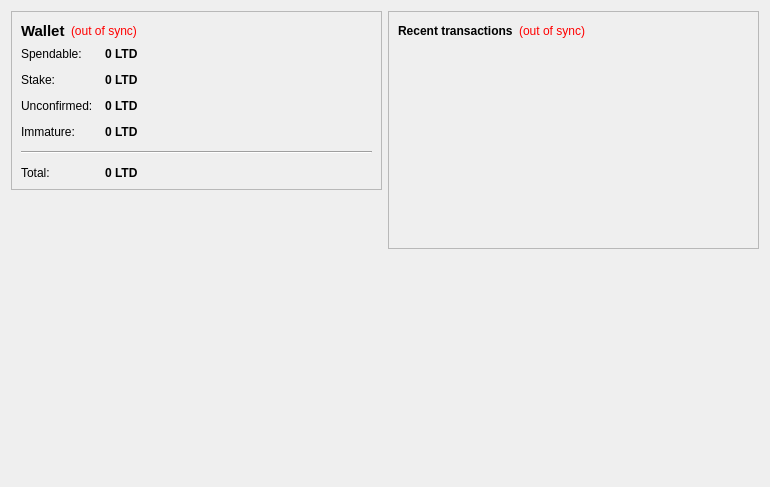
<?xml version="1.0" encoding="UTF-8"?>
<ui version="4.0">
 <class>OverviewPage</class>
 <widget class="QWidget" name="OverviewPage">
  <property name="geometry">
   <rect>
    <x>0</x>
    <y>0</y>
    <width>770</width>
    <height>487</height>
   </rect>
  </property>
  <property name="windowTitle">
   <string>Form</string>
  </property>
  <layout class="QHBoxLayout" name="horizontalLayout" stretch="1,1">
   <item>
    <layout class="QVBoxLayout" name="verticalLayout_2">
     <item>
      <widget class="QFrame" name="frame">
       <property name="frameShape">
        <enum>QFrame::StyledPanel</enum>
       </property>
       <property name="frameShadow">
        <enum>QFrame::Raised</enum>
       </property>
       <layout class="QVBoxLayout" name="verticalLayout_4">
        <item>
         <layout class="QHBoxLayout" name="horizontalLayout_4">
          <item>
           <widget class="QLabel" name="label_5">
            <property name="font">
             <font>
              <pointsize>11</pointsize>
              <weight>75</weight>
              <bold>true</bold>
             </font>
            </property>
            <property name="text">
             <string>Wallet</string>
            </property>
           </widget>
          </item>
          <item>
           <widget class="QLabel" name="labelWalletStatus">
            <property name="toolTip">
             <string>The displayed information may be out of date. Your wallet automatically synchronizes with the LimitedCoin network after a connection is established, but this process has not completed yet.</string>
            </property>
            <property name="styleSheet">
             <string notr="true">QLabel { color: red; }</string>
            </property>
            <property name="text">
             <string notr="true">(out of sync)</string>
            </property>
            <property name="alignment">
             <set>Qt::AlignLeading|Qt::AlignLeft|Qt::AlignVCenter</set>
            </property>
           </widget>
          </item>
          <item>
           <spacer name="horizontalSpacer_2">
            <property name="orientation">
             <enum>Qt::Horizontal</enum>
            </property>
            <property name="sizeHint" stdset="0">
             <size>
              <width>40</width>
              <height>20</height>
             </size>
            </property>
           </spacer>
          </item>
         </layout>
        </item>
        <item>
         <layout class="QFormLayout" name="formLayout_2">
          <property name="fieldGrowthPolicy">
           <enum>QFormLayout::AllNonFixedFieldsGrow</enum>
          </property>
          <property name="horizontalSpacing">
           <number>12</number>
          </property>
          <property name="verticalSpacing">
           <number>12</number>
          </property>
          <item row="0" column="0">
           <widget class="QLabel" name="label">
            <property name="text">
             <string>Spendable:</string>
            </property>
           </widget>
          </item>
          <item row="0" column="1">
           <widget class="QLabel" name="labelBalance">
            <property name="font">
             <font>
              <weight>75</weight>
              <bold>true</bold>
             </font>
            </property>
            <property name="cursor">
             <cursorShape>IBeamCursor</cursorShape>
            </property>
            <property name="toolTip">
             <string>Your current spendable balance</string>
            </property>
            <property name="text">
             <string notr="true">0 LTD</string>
            </property>
            <property name="textInteractionFlags">
             <set>Qt::LinksAccessibleByMouse|Qt::TextSelectableByKeyboard|Qt::TextSelectableByMouse</set>
            </property>
           </widget>
          </item>
          <item row="1" column="0">
           <widget class="QLabel" name="label_6">
            <property name="text">
             <string>Stake:</string>
            </property>
           </widget>
          </item>
          <item row="1" column="1">
           <widget class="QLabel" name="labelStake">
            <property name="font">
             <font>
              <weight>75</weight>
              <bold>true</bold>
             </font>
            </property>
            <property name="cursor">
             <cursorShape>IBeamCursor</cursorShape>
            </property>
            <property name="toolTip">
             <string>Total of coins that was staked, and do not yet count toward the current balance</string>
            </property>
            <property name="text">
             <string notr="true">0 LTD</string>
            </property>
            <property name="textInteractionFlags">
             <set>Qt::LinksAccessibleByMouse|Qt::TextSelectableByKeyboard|Qt::TextSelectableByMouse</set>
            </property>
           </widget>
          </item>
          <item row="2" column="0">
           <widget class="QLabel" name="label_3">
            <property name="text">
             <string>Unconfirmed:</string>
            </property>
           </widget>
          </item>
          <item row="2" column="1">
           <widget class="QLabel" name="labelUnconfirmed">
            <property name="font">
             <font>
              <weight>75</weight>
              <bold>true</bold>
             </font>
            </property>
            <property name="cursor">
             <cursorShape>IBeamCursor</cursorShape>
            </property>
            <property name="toolTip">
             <string>Total of transactions that have yet to be confirmed, and do not yet count toward the current balance</string>
            </property>
            <property name="text">
             <string notr="true">0 LTD</string>
            </property>
            <property name="textInteractionFlags">
             <set>Qt::LinksAccessibleByMouse|Qt::TextSelectableByKeyboard|Qt::TextSelectableByMouse</set>
            </property>
           </widget>
          </item>
          <item row="3" column="0">
           <widget class="QLabel" name="labelImmatureText">
            <property name="text">
             <string>Immature:</string>
            </property>
           </widget>
          </item>
          <item row="3" column="1">
           <widget class="QLabel" name="labelImmature">
            <property name="font">
             <font>
              <weight>75</weight>
              <bold>true</bold>
             </font>
            </property>
            <property name="toolTip">
             <string>Mined balance that has not yet matured</string>
            </property>
            <property name="text">
             <string notr="true">0 LTD</string>
            </property>
            <property name="textInteractionFlags">
             <set>Qt::LinksAccessibleByMouse|Qt::TextSelectableByKeyboard|Qt::TextSelectableByMouse</set>
            </property>
           </widget>
          </item>
          <item row="4" column="0" colspan="2">
           <widget class="Line" name="line">
            <property name="orientation">
             <enum>Qt::Horizontal</enum>
            </property>
           </widget>
          </item>
          <item row="5" column="0">
           <widget class="QLabel" name="labelTotalText">
            <property name="text">
             <string>Total:</string>
            </property>
           </widget>
          </item>
          <item row="5" column="1">
           <widget class="QLabel" name="labelTotal">
            <property name="font">
             <font>
              <weight>75</weight>
              <bold>true</bold>
             </font>
            </property>
            <property name="cursor">
             <cursorShape>IBeamCursor</cursorShape>
            </property>
            <property name="toolTip">
             <string>Your current total balance</string>
            </property>
            <property name="text">
             <string notr="true">0 LTD</string>
            </property>
            <property name="textInteractionFlags">
             <set>Qt::LinksAccessibleByMouse|Qt::TextSelectableByKeyboard|Qt::TextSelectableByMouse</set>
            </property>
           </widget>
          </item>
         </layout>
        </item>
       </layout>
      </widget>
     </item>
     <item>
      <spacer name="verticalSpacer">
       <property name="orientation">
        <enum>Qt::Vertical</enum>
       </property>
       <property name="sizeHint" stdset="0">
        <size>
         <width>20</width>
         <height>40</height>
        </size>
       </property>
      </spacer>
     </item>
     <item>
      <widget class="QLabel" name="label_2">
       <property name="autoFillBackground">
        <bool>true</bool>
       </property>
       <property name="text">
        <string/>
       </property>
       <property name="pixmap">
        <pixmap resource="../bitcoin.qrc">:/icons/drmbg</pixmap>
       </property>
       <property name="scaledContents">
        <bool>false</bool>
       </property>
       <property name="margin">
        <number>0</number>
       </property>
      </widget>
     </item>
    </layout>
   </item>
   <item>
    <layout class="QVBoxLayout" name="verticalLayout_3">
     <item>
      <widget class="QFrame" name="frame_2">
       <property name="frameShape">
        <enum>QFrame::StyledPanel</enum>
       </property>
       <property name="frameShadow">
        <enum>QFrame::Raised</enum>
       </property>
       <layout class="QVBoxLayout" name="verticalLayout">
        <item>
         <layout class="QHBoxLayout" name="horizontalLayout_2">
          <item>
           <widget class="QLabel" name="label_4">
            <property name="text">
             <string>&lt;b&gt;Recent transactions&lt;/b&gt;</string>
            </property>
           </widget>
          </item>
          <item>
           <widget class="QLabel" name="labelTransactionsStatus">
            <property name="toolTip">
             <string>The displayed information may be out of date. Your wallet automatically synchronizes with the LimitedCoin network after a connection is established, but this process has not completed yet.</string>
            </property>
            <property name="styleSheet">
             <string notr="true">QLabel { color: red; }</string>
            </property>
            <property name="text">
             <string notr="true">(out of sync)</string>
            </property>
            <property name="alignment">
             <set>Qt::AlignRight|Qt::AlignTrailing|Qt::AlignVCenter</set>
            </property>
           </widget>
          </item>
          <item>
           <spacer name="horizontalSpacer">
            <property name="orientation">
             <enum>Qt::Horizontal</enum>
            </property>
            <property name="sizeHint" stdset="0">
             <size>
              <width>40</width>
              <height>20</height>
             </size>
            </property>
           </spacer>
          </item>
         </layout>
        </item>
        <item>
         <widget class="QListView" name="listTransactions">
          <property name="styleSheet">
           <string notr="true">QListView { background: transparent; }</string>
          </property>
          <property name="frameShape">
           <enum>QFrame::NoFrame</enum>
          </property>
          <property name="verticalScrollBarPolicy">
           <enum>Qt::ScrollBarAlwaysOff</enum>
          </property>
          <property name="horizontalScrollBarPolicy">
           <enum>Qt::ScrollBarAlwaysOff</enum>
          </property>
          <property name="selectionMode">
           <enum>QAbstractItemView::NoSelection</enum>
          </property>
         </widget>
        </item>
       </layout>
      </widget>
     </item>
     <item>
      <spacer name="verticalSpacer_2">
       <property name="orientation">
        <enum>Qt::Vertical</enum>
       </property>
       <property name="sizeHint" stdset="0">
        <size>
         <width>20</width>
         <height>40</height>
        </size>
       </property>
      </spacer>
     </item>
    </layout>
   </item>
  </layout>
 </widget>
 <resources/>
 <connections/>
</ui>
